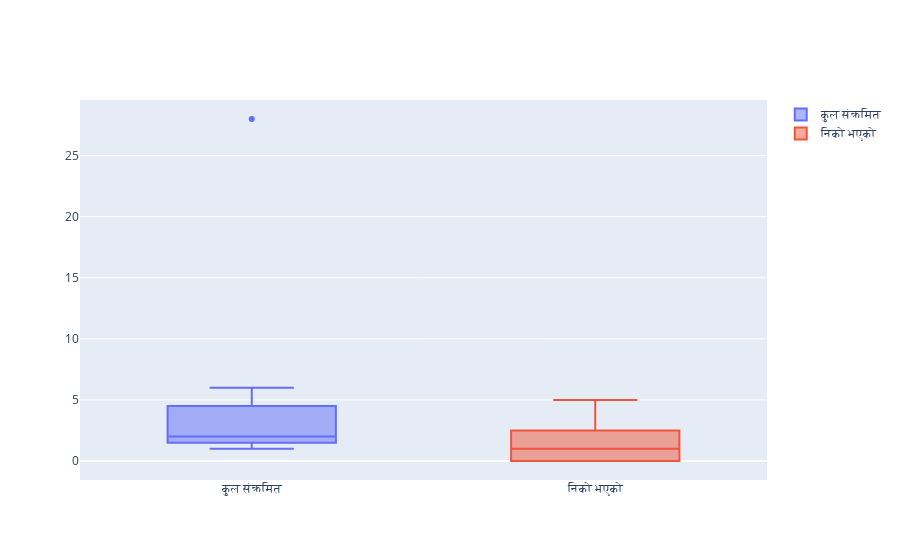

Write notebook code for a chart like this one.
### Markdown cell above
# Box Plot

### Code cell
import plotly.graph_objects as go

fig = go.Figure()
fig.add_trace(go.Box(y = df['कुल संक्रमित'], name='कुल संक्रमित'))
fig.add_trace(go.Box(y = df['निको भएको'], name='निको भएको'))
fig.show()

### Figure 1 — Plotly figure (JSON) as saved in the notebook; plotly's stock layout.template omitted (floating-point values rounded to 4 significant figures)
{"data": [{"name": "कुल संक्रमित", "type": "box", "y": [2, 2, 1, 2, 1, 2, 4, 1, 6, 3, 28, 5]}, {"name": "निको भएको", "type": "box", "y": [2, 0, 0, 1, 0, 0, 3, 1, 3, 1, 0, 5]}], "layout": {}}
